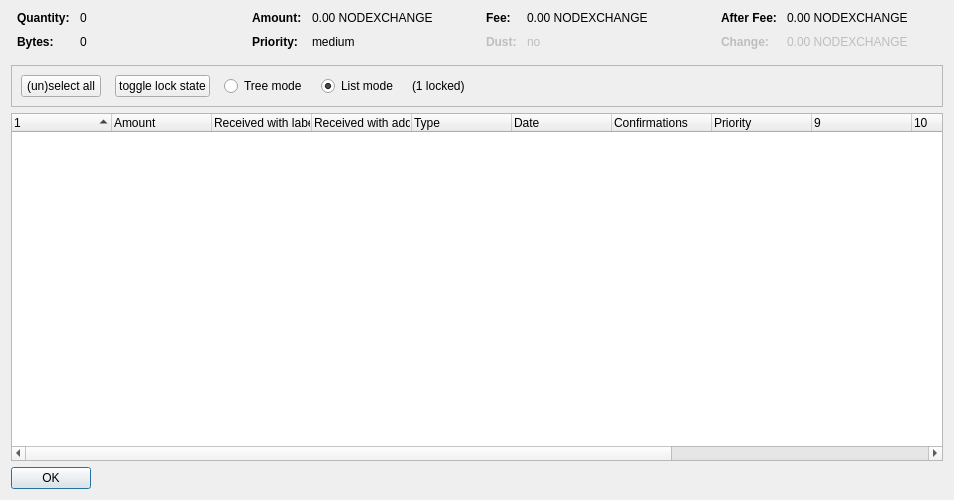
<?xml version="1.0" encoding="UTF-8"?>
<ui version="4.0">
 <class>CoinControlDialog</class>
 <widget class="QDialog" name="CoinControlDialog">
  <property name="geometry">
   <rect>
    <x>0</x>
    <y>0</y>
    <width>954</width>
    <height>500</height>
   </rect>
  </property>
  <property name="windowTitle">
   <string>Coin Selection</string>
  </property>
  <layout class="QVBoxLayout" name="verticalLayout">
   <item>
    <layout class="QHBoxLayout" name="horizontalLayoutTop" stretch="0,0,0,0">
     <property name="topMargin">
      <number>0</number>
     </property>
     <property name="bottomMargin">
      <number>10</number>
     </property>
     <item>
      <layout class="QFormLayout" name="formLayoutCoinControl1">
       <property name="horizontalSpacing">
        <number>10</number>
       </property>
       <property name="verticalSpacing">
        <number>10</number>
       </property>
       <property name="leftMargin">
        <number>6</number>
       </property>
       <property name="rightMargin">
        <number>6</number>
       </property>
       <item row="0" column="0">
        <widget class="QLabel" name="labelCoinControlQuantityText">
         <property name="font">
          <font>
           <weight>75</weight>
           <bold>true</bold>
          </font>
         </property>
         <property name="text">
          <string>Quantity:</string>
         </property>
        </widget>
       </item>
       <item row="0" column="1">
        <widget class="QLabel" name="labelCoinControlQuantity">
         <property name="cursor">
          <cursorShape>IBeamCursor</cursorShape>
         </property>
         <property name="contextMenuPolicy">
          <enum>Qt::ActionsContextMenu</enum>
         </property>
         <property name="text">
          <string notr="true">0</string>
         </property>
         <property name="textInteractionFlags">
          <set>Qt::LinksAccessibleByMouse|Qt::TextSelectableByKeyboard|Qt::TextSelectableByMouse</set>
         </property>
        </widget>
       </item>
       <item row="1" column="0">
        <widget class="QLabel" name="labelCoinControlBytesText">
         <property name="font">
          <font>
           <weight>75</weight>
           <bold>true</bold>
          </font>
         </property>
         <property name="text">
          <string>Bytes:</string>
         </property>
        </widget>
       </item>
       <item row="1" column="1">
        <widget class="QLabel" name="labelCoinControlBytes">
         <property name="cursor">
          <cursorShape>IBeamCursor</cursorShape>
         </property>
         <property name="contextMenuPolicy">
          <enum>Qt::ActionsContextMenu</enum>
         </property>
         <property name="text">
          <string notr="true">0</string>
         </property>
         <property name="textInteractionFlags">
          <set>Qt::LinksAccessibleByMouse|Qt::TextSelectableByKeyboard|Qt::TextSelectableByMouse</set>
         </property>
        </widget>
       </item>
      </layout>
     </item>
     <item>
      <layout class="QFormLayout" name="formLayoutCoinControl2">
       <property name="horizontalSpacing">
        <number>10</number>
       </property>
       <property name="verticalSpacing">
        <number>10</number>
       </property>
       <property name="leftMargin">
        <number>6</number>
       </property>
       <property name="rightMargin">
        <number>6</number>
       </property>
       <item row="0" column="0">
        <widget class="QLabel" name="labelCoinControlAmountText">
         <property name="font">
          <font>
           <weight>75</weight>
           <bold>true</bold>
          </font>
         </property>
         <property name="text">
          <string>Amount:</string>
         </property>
        </widget>
       </item>
       <item row="0" column="1">
        <widget class="QLabel" name="labelCoinControlAmount">
         <property name="cursor">
          <cursorShape>IBeamCursor</cursorShape>
         </property>
         <property name="contextMenuPolicy">
          <enum>Qt::ActionsContextMenu</enum>
         </property>
         <property name="text">
          <string notr="true">0.00 NODEXCHANGE</string>
         </property>
         <property name="textInteractionFlags">
          <set>Qt::LinksAccessibleByMouse|Qt::TextSelectableByKeyboard|Qt::TextSelectableByMouse</set>
         </property>
        </widget>
       </item>
       <item row="1" column="0">
        <widget class="QLabel" name="labelCoinControlPriorityText">
         <property name="font">
          <font>
           <weight>75</weight>
           <bold>true</bold>
          </font>
         </property>
         <property name="text">
          <string>Priority:</string>
         </property>
        </widget>
       </item>
       <item row="1" column="1">
        <widget class="QLabel" name="labelCoinControlPriority">
         <property name="cursor">
          <cursorShape>IBeamCursor</cursorShape>
         </property>
         <property name="contextMenuPolicy">
          <enum>Qt::ActionsContextMenu</enum>
         </property>
         <property name="text">
          <string>medium</string>
         </property>
         <property name="textInteractionFlags">
          <set>Qt::LinksAccessibleByMouse|Qt::TextSelectableByKeyboard|Qt::TextSelectableByMouse</set>
         </property>
        </widget>
       </item>
      </layout>
     </item>
     <item>
      <layout class="QFormLayout" name="formLayoutCoinControl3">
       <property name="horizontalSpacing">
        <number>10</number>
       </property>
       <property name="verticalSpacing">
        <number>10</number>
       </property>
       <property name="leftMargin">
        <number>6</number>
       </property>
       <property name="rightMargin">
        <number>6</number>
       </property>
       <item row="0" column="0">
        <widget class="QLabel" name="labelCoinControlFeeText">
         <property name="font">
          <font>
           <weight>75</weight>
           <bold>true</bold>
          </font>
         </property>
         <property name="text">
          <string>Fee:</string>
         </property>
        </widget>
       </item>
       <item row="0" column="1">
        <widget class="QLabel" name="labelCoinControlFee">
         <property name="cursor">
          <cursorShape>IBeamCursor</cursorShape>
         </property>
         <property name="contextMenuPolicy">
          <enum>Qt::ActionsContextMenu</enum>
         </property>
         <property name="text">
          <string notr="true">0.00 NODEXCHANGE</string>
         </property>
         <property name="textInteractionFlags">
          <set>Qt::LinksAccessibleByMouse|Qt::TextSelectableByKeyboard|Qt::TextSelectableByMouse</set>
         </property>
        </widget>
       </item>
       <item row="1" column="0">
        <widget class="QLabel" name="labelCoinControlLowOutputText">
         <property name="enabled">
          <bool>false</bool>
         </property>
         <property name="font">
          <font>
           <weight>75</weight>
           <bold>true</bold>
          </font>
         </property>
         <property name="text">
          <string>Dust:</string>
         </property>
        </widget>
       </item>
       <item row="1" column="1">
        <widget class="QLabel" name="labelCoinControlLowOutput">
         <property name="enabled">
          <bool>false</bool>
         </property>
         <property name="cursor">
          <cursorShape>IBeamCursor</cursorShape>
         </property>
         <property name="contextMenuPolicy">
          <enum>Qt::ActionsContextMenu</enum>
         </property>
         <property name="text">
          <string>no</string>
         </property>
         <property name="textInteractionFlags">
          <set>Qt::LinksAccessibleByMouse|Qt::TextSelectableByKeyboard|Qt::TextSelectableByMouse</set>
         </property>
        </widget>
       </item>
      </layout>
     </item>
     <item>
      <layout class="QFormLayout" name="formLayoutCoinControl4">
       <property name="horizontalSpacing">
        <number>10</number>
       </property>
       <property name="verticalSpacing">
        <number>10</number>
       </property>
       <property name="leftMargin">
        <number>6</number>
       </property>
       <property name="rightMargin">
        <number>6</number>
       </property>
       <item row="0" column="0">
        <widget class="QLabel" name="labelCoinControlAfterFeeText">
         <property name="font">
          <font>
           <weight>75</weight>
           <bold>true</bold>
          </font>
         </property>
         <property name="text">
          <string>After Fee:</string>
         </property>
        </widget>
       </item>
       <item row="0" column="1">
        <widget class="QLabel" name="labelCoinControlAfterFee">
         <property name="cursor">
          <cursorShape>IBeamCursor</cursorShape>
         </property>
         <property name="contextMenuPolicy">
          <enum>Qt::ActionsContextMenu</enum>
         </property>
         <property name="text">
          <string notr="true">0.00 NODEXCHANGE</string>
         </property>
         <property name="textInteractionFlags">
          <set>Qt::LinksAccessibleByMouse|Qt::TextSelectableByKeyboard|Qt::TextSelectableByMouse</set>
         </property>
        </widget>
       </item>
       <item row="1" column="0">
        <widget class="QLabel" name="labelCoinControlChangeText">
         <property name="enabled">
          <bool>false</bool>
         </property>
         <property name="font">
          <font>
           <weight>75</weight>
           <bold>true</bold>
          </font>
         </property>
         <property name="text">
          <string>Change:</string>
         </property>
        </widget>
       </item>
       <item row="1" column="1">
        <widget class="QLabel" name="labelCoinControlChange">
         <property name="enabled">
          <bool>false</bool>
         </property>
         <property name="cursor">
          <cursorShape>IBeamCursor</cursorShape>
         </property>
         <property name="contextMenuPolicy">
          <enum>Qt::ActionsContextMenu</enum>
         </property>
         <property name="text">
          <string notr="true">0.00 NODEXCHANGE</string>
         </property>
         <property name="textInteractionFlags">
          <set>Qt::LinksAccessibleByMouse|Qt::TextSelectableByKeyboard|Qt::TextSelectableByMouse</set>
         </property>
        </widget>
       </item>
      </layout>
     </item>
    </layout>
   </item>
   <item>
    <widget class="QFrame" name="frame">
     <property name="minimumSize">
      <size>
       <width>0</width>
       <height>40</height>
      </size>
     </property>
     <property name="frameShape">
      <enum>QFrame::StyledPanel</enum>
     </property>
     <property name="frameShadow">
      <enum>QFrame::Sunken</enum>
     </property>
     <layout class="QHBoxLayout" name="horizontalLayout">
      <item>
       <layout class="QHBoxLayout" name="horizontalLayoutPanel" stretch="0,0,0,0,0,0">
        <property name="spacing">
         <number>14</number>
        </property>
        <item>
         <widget class="QPushButton" name="pushButtonSelectAll">
          <property name="sizePolicy">
           <sizepolicy hsizetype="Maximum" vsizetype="Fixed">
            <horstretch>0</horstretch>
            <verstretch>0</verstretch>
           </sizepolicy>
          </property>
          <property name="text">
           <string>(un)select all</string>
          </property>
          <property name="autoDefault">
           <bool>false</bool>
          </property>
         </widget>
        </item>
        <item>
         <widget class="QPushButton" name="pushButtonToggleLock">
          <property name="sizePolicy">
           <sizepolicy hsizetype="Maximum" vsizetype="Fixed">
            <horstretch>0</horstretch>
            <verstretch>0</verstretch>
           </sizepolicy>
          </property>
          <property name="text">
           <string>toggle lock state</string>
          </property>
          <property name="autoDefault">
           <bool>false</bool>
          </property>
         </widget>
        </item>
        <item>
         <widget class="QRadioButton" name="radioTreeMode">
          <property name="sizePolicy">
           <sizepolicy hsizetype="Maximum" vsizetype="Fixed">
            <horstretch>0</horstretch>
            <verstretch>0</verstretch>
           </sizepolicy>
          </property>
          <property name="text">
           <string>Tree mode</string>
          </property>
         </widget>
        </item>
        <item>
         <widget class="QRadioButton" name="radioListMode">
          <property name="sizePolicy">
           <sizepolicy hsizetype="Maximum" vsizetype="Fixed">
            <horstretch>0</horstretch>
            <verstretch>0</verstretch>
           </sizepolicy>
          </property>
          <property name="text">
           <string>List mode</string>
          </property>
          <property name="checked">
           <bool>true</bool>
          </property>
         </widget>
        </item>
        <item>
         <widget class="QLabel" name="labelLocked">
          <property name="text">
           <string>(1 locked)</string>
          </property>
         </widget>
        </item>
        <item>
         <spacer name="horizontalSpacer">
          <property name="orientation">
           <enum>Qt::Horizontal</enum>
          </property>
          <property name="sizeHint" stdset="0">
           <size>
            <width>40</width>
            <height>20</height>
           </size>
          </property>
         </spacer>
        </item>
       </layout>
      </item>
     </layout>
    </widget>
   </item>
   <item>
    <widget class="CoinControlTreeWidget" name="treeWidget">
     <property name="contextMenuPolicy">
      <enum>Qt::CustomContextMenu</enum>
     </property>
     <property name="sortingEnabled">
      <bool>false</bool>
     </property>
     <property name="columnCount">
      <number>13</number>
     </property>
     <attribute name="headerShowSortIndicator" stdset="0">
      <bool>true</bool>
     </attribute>
     <attribute name="headerStretchLastSection">
      <bool>false</bool>
     </attribute>
     <column>
      <property name="text">
       <string/>
      </property>
     </column>
     <column>
      <property name="text">
       <string>Amount</string>
      </property>
     </column>
     <column>
      <property name="text">
       <string>Received with label</string>
      </property>
     </column>
     <column>
      <property name="text">
       <string>Received with address</string>
      </property>
     </column>
     <column>
      <property name="text">
	<string>Type</string>
      </property>
     </column>
     <column>
      <property name="text">	 
       <string>Date</string>
      </property>
     </column>
     <column>
      <property name="text">
       <string>Confirmations</string>
      </property>
      <property name="toolTip">
       <string>Confirmed</string>
      </property>
     </column>
     <column>
      <property name="text">
       <string>Priority</string>
      </property>
     </column>
     <column>
      <property name="text">
       <string/>
      </property>
     </column>
     <column>
      <property name="text">
       <string/>
      </property>
     </column>
     <column>
      <property name="text">
       <string/>
      </property>
     </column>
     <column>
      <property name="text">
       <string/>
      </property>
     </column>
     <column>
      <property name="text">
       <string/>
      </property>
     </column>
    </widget>
   </item>
   <item>
    <widget class="QDialogButtonBox" name="buttonBox">
     <property name="sizePolicy">
      <sizepolicy hsizetype="Maximum" vsizetype="Fixed">
       <horstretch>0</horstretch>
       <verstretch>0</verstretch>
      </sizepolicy>
     </property>
     <property name="orientation">
      <enum>Qt::Horizontal</enum>
     </property>
     <property name="standardButtons">
      <set>QDialogButtonBox::Ok</set>
     </property>
    </widget>
   </item>
  </layout>
 </widget>
 <customwidgets>
  <customwidget>
   <class>CoinControlTreeWidget</class>
   <extends>QTreeWidget</extends>
   <header>coincontroltreewidget.h</header>
  </customwidget>
 </customwidgets>
 <resources/>
 <connections/>
</ui>
